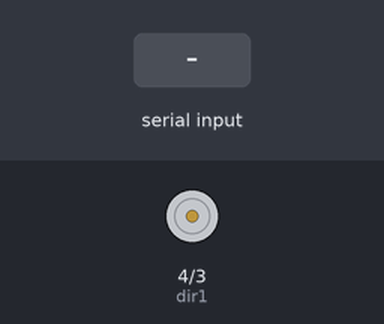
The sketch below on a simulated Arduino Uno, built with avr-gcc and run on an emulated ATmega328P. On the bench: motor-driver pin pairs drawn as motors (green arrow = first pin HIGH = forward, orange = second pin HIGH = backward, longer = more drive, scaled by the enable pin). The test bench sets the inputs (shaded band).

Above: at 1.2 s.
1.3 s: "f" received over Serial
At 2.5 s:
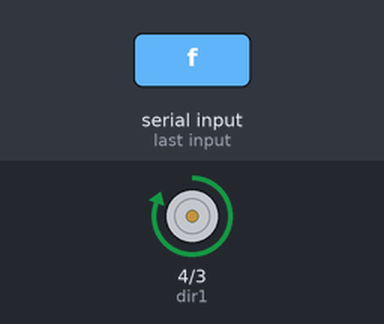
2.8 s: "b" received over Serial
At 3.8 s:
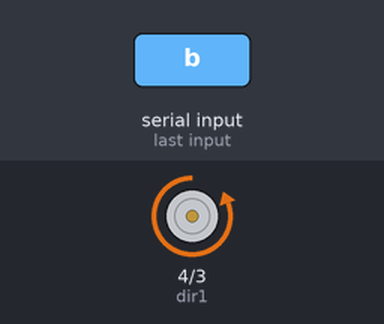
4.3 s: "s" received over Serial
At 4.9 s:
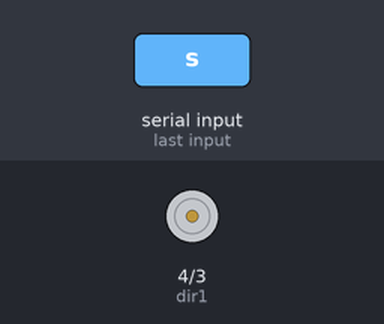
5.8 s: "h" received over Serial
At 7.2 s:
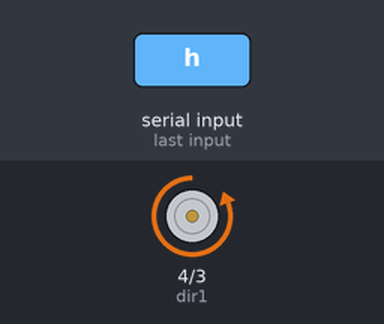
Timing chart, 0 to 14.7 s (numbered marks = the images above; inputs shaded):
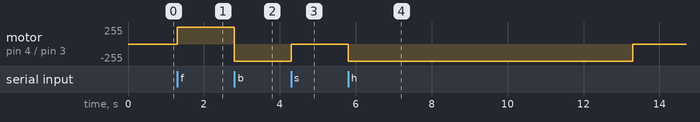

The sketch:

sketch.ino
```cpp
int speedPin = 5; // PWM control (speed)
int dir1 = 4;     // Direction pin 1
int dir2 = 3;     // Direction pin 2
int mSpeed = 255; // Maximum speed
unsigned long startTime;
int runDuration = 15000; // Duration to run the motor in milliseconds
bool isHalfwayCommand = false; // Flag to track if the command is for half backward movement

void setup() {
  pinMode(speedPin, OUTPUT);
  pinMode(dir1, OUTPUT);
  pinMode(dir2, OUTPUT);
  Serial.begin(9600);
  startTime = 0; // Initialize start time
}

void loop() {
  if (Serial.available() > 0) {
    char command = Serial.read(); // Read the incoming character

    switch (command) {
      case 'f': // Forward
        digitalWrite(dir1, HIGH);
        digitalWrite(dir2, LOW);
        analogWrite(speedPin, mSpeed);
        startTime = millis(); // Record start time
        isHalfwayCommand = false; // Reset the halfway flag
        break;
      case 'b': // Backward
        digitalWrite(dir1, LOW);
        digitalWrite(dir2, HIGH);
        analogWrite(speedPin, mSpeed);
        startTime = millis(); // Record start time
        isHalfwayCommand = false; // Reset the halfway flag
        break;
      case 's': // Stop
        analogWrite(speedPin, 0);
        isHalfwayCommand = false; // Reset the halfway flag
        break;
      case 'h': // Halfway backward
        digitalWrite(dir1, LOW);
        digitalWrite(dir2, HIGH);
        analogWrite(speedPin, mSpeed);
        startTime = millis(); // Record start time
        isHalfwayCommand = true; // Set the halfway flag
        break;
    }
  }

  // Check if the motor has been running for the specified duration
  if ((millis() - startTime) >= (isHalfwayCommand ? (runDuration / 2) : runDuration) &&
      (digitalRead(dir1) == HIGH || digitalRead(dir2) == HIGH)) {
    analogWrite(speedPin, 0); // Stop the motor
    isHalfwayCommand = false; // Reset the halfway flag
  }
}
```

Measured:
- after the input at 1.3 s, motor on pin 4 (dir1) / pin 3 (dir2): stopped → forward 255/255 at once
- after the input at 2.8 s, motor on pin 4 (dir1) / pin 3 (dir2): forward 255/255 → backward 255/255 at once
- after the input at 4.3 s, motor on pin 4 (dir1) / pin 3 (dir2): backward 255/255 → stopped at once
- after the input at 5.8 s, motor on pin 4 (dir1) / pin 3 (dir2): stopped → backward 255/255 at once, → stopped 7.5 s later
